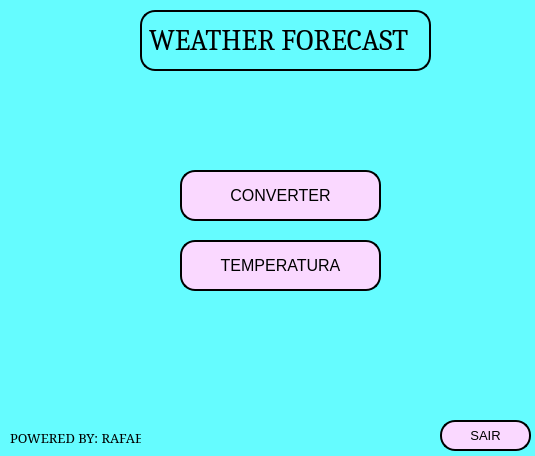
<?xml version="1.0" encoding="UTF-8"?>
<ui version="4.0">
 <class>MainWindow</class>
 <widget class="QMainWindow" name="MainWindow">
  <property name="enabled">
   <bool>true</bool>
  </property>
  <property name="geometry">
   <rect>
    <x>0</x>
    <y>0</y>
    <width>535</width>
    <height>456</height>
   </rect>
  </property>
  <property name="font">
   <font>
    <family>SimSun</family>
    <pointsize>14</pointsize>
   </font>
  </property>
  <property name="windowTitle">
   <string>Tela principal</string>
  </property>
  <property name="autoFillBackground">
   <bool>false</bool>
  </property>
  <property name="styleSheet">
   <string notr="true">background-color: rgb(101, 252, 255);</string>
  </property>
  <widget class="QWidget" name="centralwidget">
   <widget class="QLabel" name="labeltext0">
    <property name="geometry">
     <rect>
      <x>140</x>
      <y>10</y>
      <width>291</width>
      <height>61</height>
     </rect>
    </property>
    <property name="font">
     <font>
      <family>Cambria</family>
      <pointsize>22</pointsize>
     </font>
    </property>
    <property name="styleSheet">
     <string notr="true">background-color: rbg(255, 255, 255);
border-radius: 15px; 
border-style: outset; 
border-width: 2px;</string>
    </property>
    <property name="lineWidth">
     <number>15</number>
    </property>
    <property name="midLineWidth">
     <number>15</number>
    </property>
    <property name="text">
     <string>WEATHER FORECAST</string>
    </property>
    <property name="textFormat">
     <enum>Qt::MarkdownText</enum>
    </property>
    <property name="margin">
     <number>-1</number>
    </property>
    <property name="indent">
     <number>7</number>
    </property>
    <property name="openExternalLinks">
     <bool>false</bool>
    </property>
    <property name="buddy">
     <cstring></cstring>
    </property>
   </widget>
   <widget class="QLabel" name="powerlabel">
    <property name="geometry">
     <rect>
      <x>10</x>
      <y>430</y>
      <width>131</width>
      <height>16</height>
     </rect>
    </property>
    <property name="font">
     <font>
      <family>SimSun</family>
      <pointsize>10</pointsize>
     </font>
    </property>
    <property name="text">
     <string>POWERED BY: RAFAEL</string>
    </property>
   </widget>
   <widget class="QPushButton" name="pushButton_2">
    <property name="geometry">
     <rect>
      <x>440</x>
      <y>420</y>
      <width>91</width>
      <height>31</height>
     </rect>
    </property>
    <property name="font">
     <font>
      <pointsize>10</pointsize>
     </font>
    </property>
    <property name="styleSheet">
     <string notr="true">QPushButton {
background-color: rgb(250, 216, 255);
border-radius: 15px; 
border-style: outset; 
border-width: 2px;
border-color: black;
}
QPushButton:pressed {
background-color: rgb(250, 216, 255);
border-style: outset; 
border-width: 2px;
border-radius: 15px; 
border-color: white;
}</string>
    </property>
    <property name="text">
     <string>SAIR</string>
    </property>
   </widget>
   <widget class="QPushButton" name="pushButton_3">
    <property name="geometry">
     <rect>
      <x>180</x>
      <y>170</y>
      <width>201</width>
      <height>51</height>
     </rect>
    </property>
    <property name="font">
     <font>
      <pointsize>12</pointsize>
     </font>
    </property>
    <property name="styleSheet">
     <string notr="true">QPushButton {
background-color: rgb(250, 216, 255);
border-radius: 15px; 
border-style: outset; 
border-width: 2px;
border-color: black;
}
QPushButton:pressed {
background-color: rgb(250, 216, 255);
border-style: outset; 
border-width: 2px;
border-radius: 15px; 
border-color: white;
}</string>
    </property>
    <property name="text">
     <string>CONVERTER</string>
    </property>
   </widget>
   <widget class="QPushButton" name="pushButton_4">
    <property name="geometry">
     <rect>
      <x>180</x>
      <y>240</y>
      <width>201</width>
      <height>51</height>
     </rect>
    </property>
    <property name="font">
     <font>
      <pointsize>12</pointsize>
     </font>
    </property>
    <property name="styleSheet">
     <string notr="true">QPushButton {
background-color: rgb(250, 216, 255);
border-radius: 15px; 
border-style: outset; 
border-width: 2px;
border-color: black;
}
QPushButton:pressed {
background-color: rgb(250, 216, 255);
border-style: outset; 
border-width: 2px;
border-radius: 15px; 
border-color: white;
}</string>
    </property>
    <property name="text">
     <string>TEMPERATURA</string>
    </property>
   </widget>
  </widget>
 </widget>
 <resources/>
 <connections/>
</ui>
